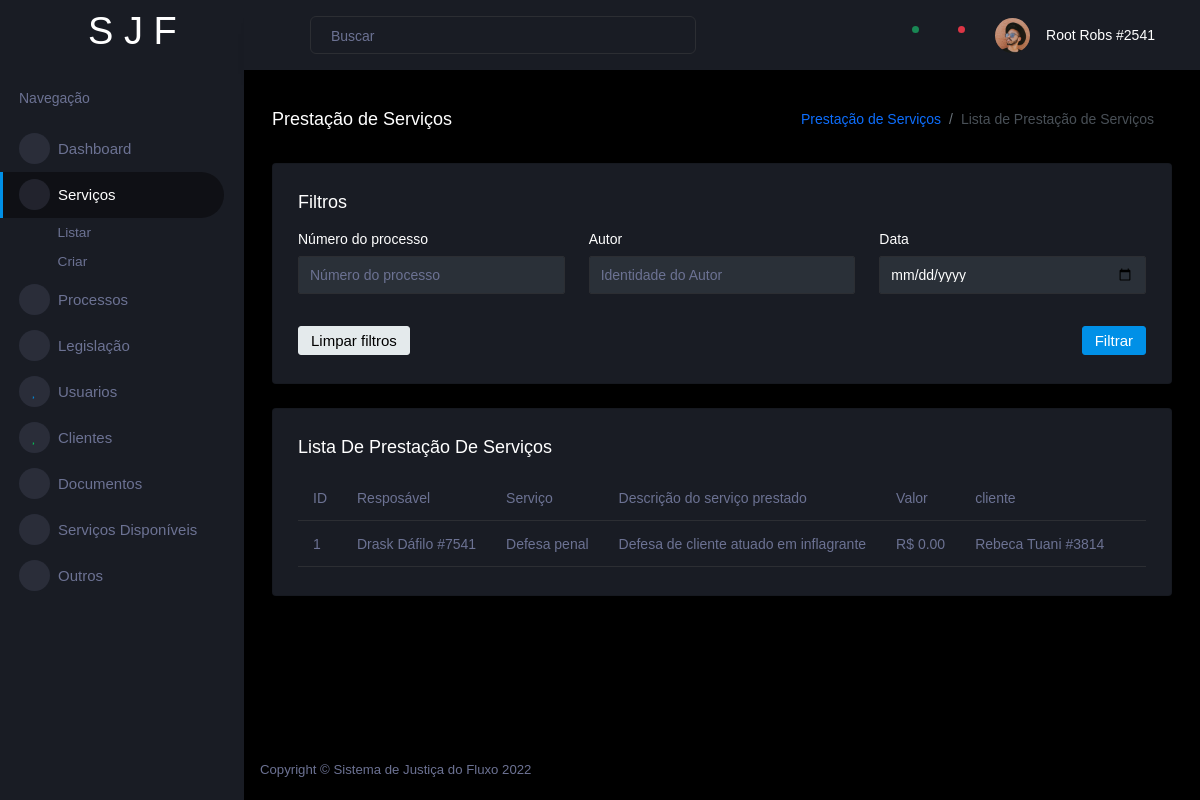
The page /dashboard/servicos/prestacao-servico/listar/ (signed in) on the database its author committed.
### projeto_advocacia/usuario/models.py (models this page shows, shortened)
class Usuario(AbstractUser):
    TIPOS_CARGOS = (
        ('0', 'Cliente'),
        ('1', 'Membro'),
        ('2', 'Advogado'),
        ('3', 'Promotor'),
        ('4', 'Juiz'),
        ('5', 'Juiz-Diretor'),
    )
    TIPOS_ORGS = (
        ('0', 'Policia Militar'),
        ('1', 'Polícia Civil'),
        ('2', 'Fórum'),
        ('3', 'Prefeitura'),
    )
    cargo = models.CharField('Cargo', max_length=20, choices=TIPOS_CARGOS, default='0')
    first_name = models.CharField('Nome', max_length=250, blank=True)
    last_name = models.CharField('Sobrenome', max_length=250, blank=True)
    identidade = models.IntegerField('Identidade', unique=True, null=True, blank=True)
    celular = models.CharField('Celular', max_length=10, null=True, blank=True)
    idade = models.IntegerField('Idade', null=True, blank=True)
    organizacao = models.CharField('Organização', max_length=100, choices=TIPOS_ORGS, null=True, blank=True)
    is_juridico = models.BooleanField('É do Fórum', default=False)
    foto_perfil = models.ImageField('Foto de perfil', null=True, blank=True)
    def __str__(self):
        if self.first_name and self.last_name:
            response = f'{self.first_name} {self.last_name} #{self.identidade}'
        else:
            response = f'{self.username}'
        return response
    def get_nome_identidade(self):
        return self.__str__()

class Servico(models.Model):
    descricao = models.CharField("Descrição", max_length=250)
    valor_base = models.DecimalField("Valor do serviço", max_digits=15, decimal_places=2)
    cargo_responsavel = models.CharField("Cargo resposável", max_length=100, null=True, blank=True)
    is_ativo = models.BooleanField("É ativo", default=True)
    def __str__(self):
        return f'{self.descricao}'

class Cliente(models.Model):
    nome = models.CharField('Nome', max_length=250, blank=True)
    sobrenome = models.CharField('Sobrenome', max_length=250, blank=True)
    identidade = models.IntegerField('Identidade', unique=True, null=True, blank=True)
    celular = models.CharField('Celular', max_length=10, null=True, blank=True)
    idade = models.IntegerField('Idade', null=True, blank=True)
    status = models.CharField('Status', max_length=100, null=True, blank=True)
    organizacao = models.CharField('Organização', max_length=100, null=True, blank=True)
    porte = models.BooleanField('Porte', null=True, blank=True)
    cnh = models.BooleanField('CNH', null=True, blank=True)
    def __str__(self):
        return f'{self.nome} {self.sobrenome} #{self.identidade}'

### projeto_advocacia/processo/models.py (models this page shows)
class PrestacaoServico(models.Model):
    responsavel = models.ForeignKey(Usuario, on_delete=models.SET_NULL, null=True, verbose_name='Resposável')
    servico = models.ForeignKey(Servico, on_delete=models.CASCADE, verbose_name='Serviço')
    descricao = models.TextField(verbose_name='Descrição do serviço prestado', null=True, blank=True)
    valor = models.DecimalField(verbose_name="Valor", max_digits=15, decimal_places=2)
    cliente = models.ForeignKey(Cliente, on_delete=models.SET_NULL, null=True)

### projeto_advocacia/usuario/views.py (the view, shortened to what this page needs)
class PrestacaoServicoList(CustomListView):
    model = PrestacaoServico
    queryset = PrestacaoServico.objects.all()
    paginate_by = 10
    ordering = ['pk']
    template_name = 'prestacao_servico/list.html'
    raiz = "Prestação de Serviços"
    titulo = "Lista de Prestação de Serviços"
    fields = '__all__'
    def campos_tabela(self):
        fields = []
        all_fields = self.model._meta.get_fields()
        if self.fields == '__all__':
            return all_fields
        for field in all_fields:
            if field.name in self.fields:
                fields.append(field)
        return fields
    def get_queryset(self):
        queryset = super(PrestacaoServicoList, self).get_queryset()
        return queryset

### projeto_advocacia/core/views.py (called while the page is built)
    def get_config_page(self):
        response = {
            "raiz": self.raiz,
            "titulo": self.titulo,
            "descricao": self.descricao,
            "campos_tabela": self.campos_tabela,
            "campos_filtro": self.campos_filtro,
        }
        return response

    def get_context_data(self, **kwargs):
        context = super(CustomListView, self).get_context_data(**kwargs)
        context['config'] = self.get_config_page()
        return context

    def dispatch(self, request, *args, **kwargs):
        if not request.user.is_authenticated:
            return HttpResponseRedirect("/error/403/")
        else:
            return super(CustomListView, self).dispatch(request, *args, **kwargs)

### templates/prestacao_servico/list.html (shortened to what this page needs)
{% extends 'base/main.html' %}
{% load static %}
{% block content %}
    <div class="page-header">
        <h3 class="page-title">{{ config.raiz }}</h3>
        <nav aria-label="breadcrumb">
            <ol class="breadcrumb">
                <li class="breadcrumb-item"><a href="#" style="text-decoration: none">{{ config.raiz }}</a></li>
                <li class="breadcrumb-item active" aria-current="page">{{ config.titulo }}</li>
            </ol>
        </nav>
    </div>
    <div class="col-lg-12 grid-margin stretch-card">
        <div class="card">
            <div class="card-body">
                <h4 class="card-title">Filtros</h4>
                <form id="form" class="forms-sample">
                    <div class="row">
                        <div class="col-4">
                            <div class="form-group">
                                <label for="exampleInputUsername1">Número do processo</label>
                                <input type="text" class="form-control" name="numero_processo"
                                       id="exampleInputUsername1"
                                       placeholder="Número do processo">
                            </div>
                        </div>
                        <div class="col-4">
                            <div class="form-group">
                                <label for="exampleInputEmail1">Autor</label>
                                <input type="text" name="autor" class="form-control" id="exampleInputEmail1"
                                       placeholder="Identidade do Autor">
                            </div>
                        </div>
                        <div class="col-4">
                            <div class="form-group">
                                <label for="exampleInputPassword1">Data</label>
                                <input type="date" name="data_abertura" class="form-control" id="exampleInputPassword1"
                                       placeholder="Data">
                            </div>
                        </div>
                    </div>
                    <div class="row mt-3">
                        <div class="col-10">
                            <button onclick="limpar_filtros()" class="btn btn-secondary btn-block">Limpar filtros
                            </button>
                        </div>
                        <div class="col-2 d-flex justify-content-end">
                            <button type="submit" class="btn btn-primary">Filtrar</button>
                        </div>
                    </div>
                </form>
            </div>
        </div>
    </div>
    <div class="col-lg-12 grid-margin stretch-card">
        <div class="card">
            <div class="card-body">
                <h4 class="card-title">{{ config.titulo }}</h4>
                <div class="table-responsive">
                    <table class="table">
                        <thead>
                        <tr>
                            {% for campo in config.campos_tabela %}
                                <th>{{ campo.verbose_name }}</th>
                            {% endfor %}
                            <th></th>
                        </tr>
                        </thead>
                        <tbody id="conteudo">
                        {% load humanize %}
                        {% for object in object_list %}
                            <tr>
                                <td>{{ object.id }}</td>
                                <td>{{ object.responsavel }}</td>
                                <td>{{ object.servico }}</td>
                                <td>{{ object.descricao|slice:":100" }}</td>
                                <td>R$ {{ object.valor }}</td>
                                <td>{{ object.cliente }}</td>
                                <td>
                                    <a href="{% url 'prestacao_servicos_detail' object.pk %}" class="text-primary" style="text-decoration: none;"><i class="mdi mdi-eye"></i></a>
                                </td>
                            </tr>
                        {% endfor %}
                        </tbody>
                    </table>
                </div>
            </div>
        </div>
    </div>
{% endblock %}

### templates/base/navbar.html (shortened to what this page needs)
{% load static %}
<nav class="navbar p-0 fixed-top d-flex flex-row">
    <div class="navbar-menu-wrapper flex-grow d-flex align-items-stretch">
        <button class="navbar-toggler navbar-toggler align-self-center" type="button" data-toggle="minimize">
            <span class="mdi mdi-menu"></span>
        </button>
        <ul class="navbar-nav w-100">
            <li class="nav-item w-100">
                <form class="nav-link mt-2 mt-md-0 d-none d-lg-flex search">
                    <input type="text" class="form-control" placeholder="Buscar">
                </form>
            </li>
        </ul>
        <ul class="navbar-nav navbar-nav-right">
            <li class="nav-item nav-settings d-none d-lg-block">
                <a class="nav-link" href="#">
                    <i class="mdi mdi-view-grid"></i>
                </a>
            </li>
            <li class="nav-item dropdown border-left">
                <a class="nav-link count-indicator dropdown-toggle" id="messageDropdown" href="#"
                   data-bs-toggle="dropdown" aria-expanded="false">
                    <i class="mdi mdi-email"></i>
                    <span class="count bg-success"></span>
                </a>
            </li>
            <li class="nav-item dropdown border-left">
                <a class="nav-link count-indicator dropdown-toggle" id="notificationDropdown" href="#"
                   data-bs-toggle="dropdown">
                    <i class="mdi mdi-bell"></i>
                    <span class="count bg-danger"></span>
                </a>
            </li>
            <li class="nav-item dropdown">
                <a class="nav-link" id="profileDropdown" href="#" data-bs-toggle="dropdown">
                    <div class="navbar-profile">
                        <img class="img-xs rounded-circle" src="{% static 'corona/assets/images/faces/face15.jpg' %}"
                             alt="">
                        <p class="mb-0 d-none d-sm-block navbar-profile-name">{{ user.get_nome_identidade }}</p>
                        <i class="mdi mdi-menu-down d-none d-sm-block"></i>
                    </div>
                </a>
            </li>
        </ul>
    </div>
</nav>

### rows shown on the page
Usuario: get_nome_identidade "Root Robs #2541"
PrestacaoServico: id "1", responsavel "Drask Dáfilo #7541", servico "Defesa penal", descricao "Defesa de cliente atuado em inflagrante", valor "0.00", cliente "Rebeca Tuani #3814"

### other values the page prints
{{ config.raiz }} "Prestação de Serviços"
{{ config.titulo }} "Lista de Prestação de Serviços"
{{ config.titulo }} "Lista De Prestação De Serviços"
{{ campo.verbose_name }} "ID" "Resposável" "Serviço" "Descrição do serviço prestado" "Valor" "cliente"
